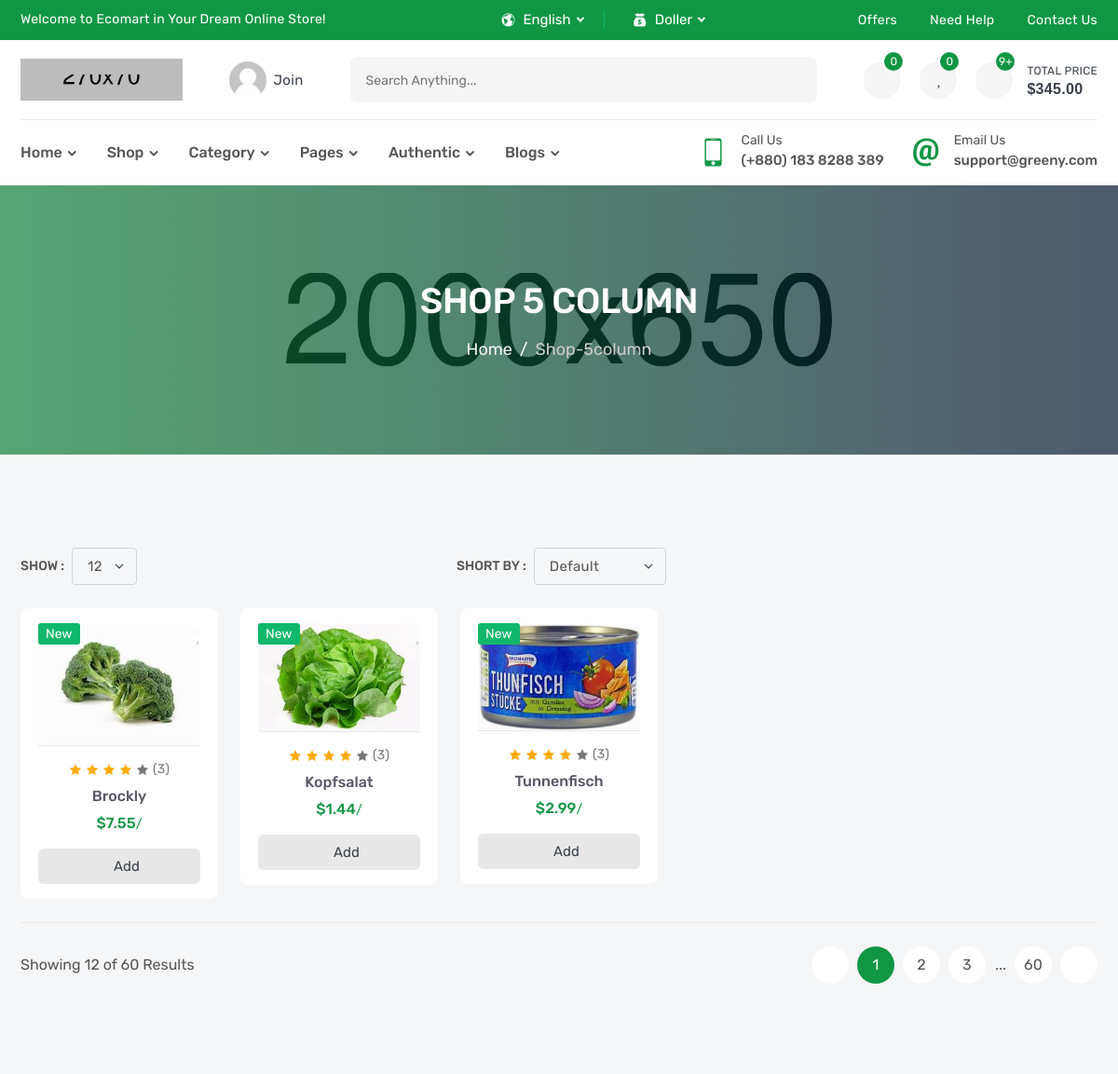
Before: /products/ (upper part) with the older database file.
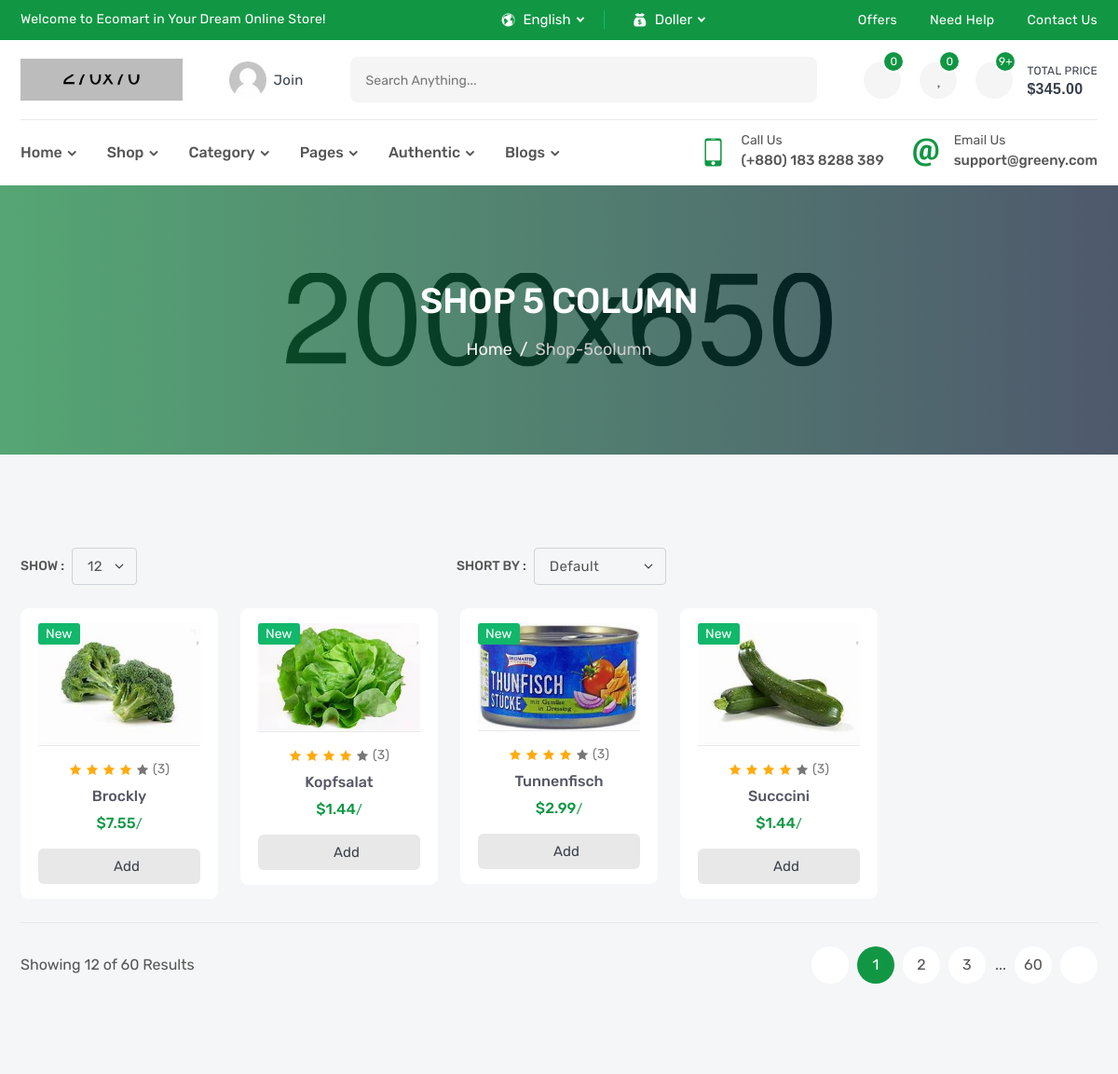
After: the same page with the newer database file.
### products/models.py (models this page shows, shortened)
class Product(models.Model):
    name = models.CharField(_('name'),max_length=100)
    description = models.TextField(_('decsription'),max_length=30000)
    sku = models.IntegerField(_('sku'))
    price = models.FloatField(_('price'))
    subtitle = models.TextField(_('subtitle'),max_length=600)
    image = models.ImageField(_('image'),upload_to='products')
    brand = models.ForeignKey('Brand',verbose_name=_('brand'),on_delete=models.CASCADE,related_name='product_brand')
    flag = models.CharField(_('Flag'),max_length=20,choices=FLAG_TYPE)
    tags = TaggableManager()
    slug = models.SlugField(null=True,blank=True)
    def __str__(self):
        return self.name

### products/views.py (the view)
# urls.py: path('',ProductList.as_view(),name = 'product_list'),
class ProductList(generic.ListView):
    model = Product

### products/templates/products/product_list.html (shortened to what the changed rows need)
{% extends 'base.html'  %}
{% block body %}
        <section class="inner-section single-banner" style="background: url(images/single-banner.jpg) no-repeat center;">
            <div class="container">
                <h2>Shop 5 Column</h2>
            </div>
        </section>
        <section class="inner-section shop-part">
            <div class="container">
                <div class="row row-cols-2 row-cols-md-3 row-cols-lg-3 row-cols-xl-5">
                    {% for product in object_list %}
                    <div class="col">
                        <div class="product-card">
                            <div class="product-media">
                                <div class="product-label">
                                    <label class="label-text new">{{product.flag}}</label>
                                </div>
                                <button class="product-wish wish">
                                    <i class="fas fa-heart"></i>
                                </button>
                                <a class="product-image" href="{% url 'products:product_detail' product.slug %}">
                                    <img src="{{product.image.url}}" alt="product">
                                </a>
                            </div>
                            <div class="product-content">
                                <div class="product-rating">
                                    <i class="active icofont-star"></i>
                                    <i class="active icofont-star"></i>
                                    <i class="active icofont-star"></i>
                                    <i class="active icofont-star"></i>
                                    <i class="icofont-star"></i>
                                    <a href="product-video.html">(3)</a>
                                </div>
                                <h6 class="product-name">
                                    <a href="{% url 'products:product_detail' product.slug %}">{{product}}</a>
                                </h6>
                                <h6 class="product-price">
                                    <span>${{product.price}}<small>/</small></span>
                                </h6>
                                <button class="product-add" title="Add to Cart">
                                    <i class="fas fa-shopping-basket"></i>
                                    <span>add</span>
                                </button>
                            </div>
                        </div>
                    </div>
                    {% endfor %}
                </div>
            </div>
        </section>
        {% endblock body %}

Changed rows visible on the page:
added Product: flag "New", image (picture), name "Succcini", price "1.44"
